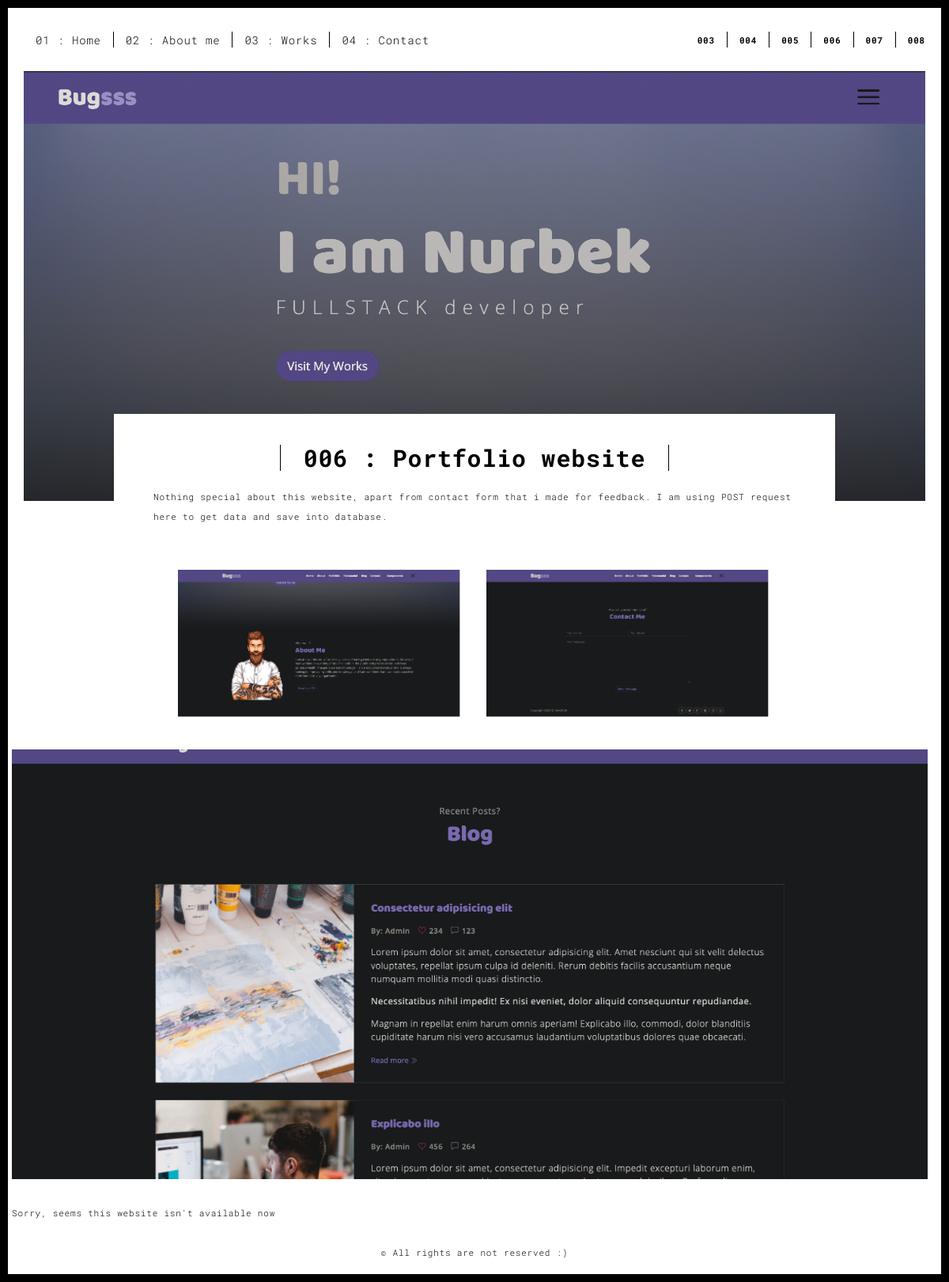
The page /work-detail/6 on the database its author committed.
### main/models.py (models this page shows, shortened)
class Projects(models.Model):
    backround = models.ImageField(
        ("background"), upload_to='projects/background')
    title = models.CharField(("title"), max_length=100)
    description = models.TextField(("description"))
    quote = models.CharField(("quote"), max_length=150, blank=True)
    author = models.CharField(("author"), max_length=50, blank=True)
    picture1 = models.ImageField(("picture1"), upload_to='projects/photo')
    picture2 = models.ImageField(("picture2"), upload_to='projects/photo')
    cover = models.ImageField(("cover"), upload_to='projects/cover')
    url = models.CharField(("url"), max_length=100, blank=True)
    class Meta:
        verbose_name = ("Projects")
        verbose_name_plural = ("Projects")

### main/views.py (the view)
# urls.py: path('work-detail/<int:pk>', work_detail, name='work-detail'),
def work_detail(request, pk):
    work = Projects.objects.get(id=pk)
    context = {
        'work': work,
        'all_works': Projects.objects.all()
    }
    return render(request, 'work.html', context=context)

### templates/work.html (shortened to what this page needs)
{% extends 'base.html' %}
{% load static %}
{% block content %}
<body class="">
<div id="site-border-left"></div>
<div id="site-border-right"></div>
<div id="site-border-top"></div>
<div id="site-border-bottom"></div>
<header>
  <nav class="navbar  navbar-fixed-top navbar-default">
    <div class="container">
      <div class="collapse navbar-collapse" id="navbar-collapse">
        <ul class="nav navbar-nav ">
          <li><a href="{% url 'home' %}" title="">01 : Home</a></li>
          <li><a href="{% url 'about' %}" title="">02 : About me</a></li>
          <li><a href="{% url 'works' %}" title="">03 : Works</a></li>
          <li><a href="{% url 'contact' %}" title="">04 : Contact</a></li>
        </ul>
          <ul class="nav navbar-nav navbar-right navbar-small visible-md visible-lg">
            {% for i in all_works %}
            <li><a href="{% url 'work-detail' i.pk %}" title="" class="active">00{{i.id}}</a></li>
            {% endfor %}
          </ul>
      </div>
    </div>
  </nav>
</header>
<div class="section-container">
  <div class="container">
    <div class="row">
      <div class="col-xs-12" >
        <div style='background: url("{{work.backround.url}}"); height: 543px; background-repeat: no-repeat; background-size: cover; background-position: center;'>
        </div>
        <div class="card-container">
          <div class="text-center">
            <h1 class="h2">00{{work.id}} : {{work.title}}</h1>
          </div>
          <p>{{work.description}}</p>
        </div>
      </div>
      <div class="col-md-8 col-md-offset-2 section-container-spacer">
        <div class="row">
          <div class="col-xs-12 col-md-6">
            <img src="{{work.picture1.url}}" class="img-responsive" alt="">
          </div>
          <div class="col-xs-12 col-md-6">
            <img src="{{work.picture2.url}}" class="img-responsive" alt="">
          </div>
        </div>
      </div>
      <div class="col-xs-12" style='background: url("{{work.cover.url}}"); height:543px; background-repeat: no-repeat; background-size: cover; background-position: center; position: relative;'>
      {% if work.url %}
        <a href="{{work.url}}" class="btn btn-primary btn-lg" style='
        margin-top: 15px;
        position: absolute;
        bottom: -70px;
        left: 0;
        '>Go to the website</a>
        {% else %}
        <p style='
        margin-top: 15px;
        position: absolute;
        bottom: -70px;
        left: 0;
        '>
          Sorry, seems this website isn't available now
        </p>
        {% endif %}
      </div>
    </div>
  </div>
</div>
<footer class="footer-container text-center">
  <div class="container">
    <div class="row">
      <div class="col-xs-12">
        <p>© All rights are not reserved :)</p>
      </div>
    </div>
  </div>
</footer>
{% endblock content %}

### rows shown on the page
Projects: id "3"
Projects: id "4"
Projects: id "5"
Projects: id "6", backround (picture), title "Portfolio website", description "Nothing special about this website, apart from contact form that i made for feedback. I am using POST request here to get data and save into database.", picture1 (picture), picture2 (picture), cover (picture)
Projects: id "7"
Projects: id "8"
